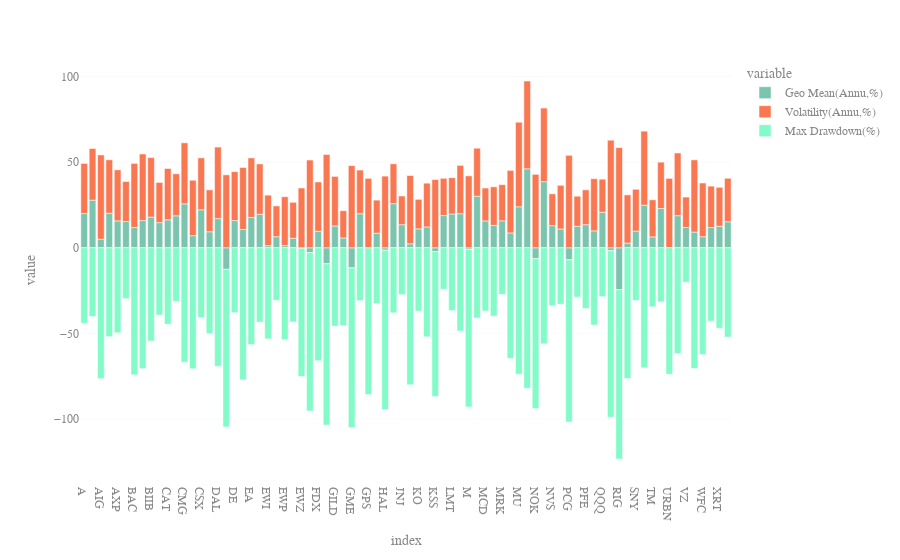

Here is the notebook cell this chart was saved with:
### Code cell
# Output summary statistics information:
# Calculate and show the Mean, Geometric Mean, and Standard Deviation, Sharpe Ratio, Maximum Drawdown (with 2 decimals)
n_dec = 2
SumStat = pd.DataFrame(index = data_train.columns)
SumStat['Geo Mean(Annu,%)'] = np.round( data_train.apply(ann_geo_mean)*100, n_dec)
SumStat['Volatility(Annu,%)'] = np.round( ann_std(data_train.std())*100 , n_dec)
SumStat['Sharpe Ratio (Annu)'] = np.round( data_train.apply(ann_sr) , n_dec)
SumStat['Max Drawdown(%)'] = np.round(data_train.apply(mdd)*100, n_dec)
display(SumStat)
sumstat_fig = px.bar(SumStat.drop(columns='Sharpe Ratio (Annu)'))
sumstat_fig.show()

### Figure 1 — Plotly figure (JSON) as saved in the notebook; plotly's stock layout.template omitted (floating-point values rounded to 4 significant figures)
{"data": [{"alignmentgroup": "True", "hovertemplate": "variable=Geo Mean(Annu,%)<br>index=%{x}<br>value=%{y}<extra></extra>", "legendgroup": "Geo Mean(Annu,%)", "marker": {"color": "#7bc5af", "pattern": {"shape": ""}}, "name": "Geo Mean(Annu,%)", "offsetgroup": "Geo Mean(Annu,%)", "orientation": "v", "showlegend": true, "textposition": "auto", "type": "bar", "x": ["A", "ADBE", "AIG", "ATVI", "AXP", "AZN", "BAC", "BIDU", "BIIB", "BMY", "CAT", "CMCSA", "CMG", "COP", "CSX", "CVS", "DAL", "DB", "DE", "DISH", "EA", "EBAY", "EWI", "EWJ", "EWP", "EWU", "EWZ", "FCX", "FDX", "FSLR", "GILD", "GLD", "GME", "GOOGL", "GPS", "GSK", "HAL", "HD", "JNJ", "JWN", "KO", "KR", "KSS", "LLY", "LMT", "LOW", "M", "MA", "MCD", "MDT", "MRK", "MS", "MU", "NFLX", "NOK", "NVDA", "NVS", "ORCL", "PCG", "PEP", "PFE", "QCOM", "QQQ", "RAD", "RIG", "SLV", "SNY", "STX", "TM", "TXN", "URBN", "VMW", "VZ", "WDC", "WFC", "XLF", "XRT", "YUM"], "xaxis": "x", "y": [19.96, 27.78, 5, 20.15, 15.7, 15.33, 11.84, 15.88, 17.9, 14.68, 16.32, 18.65, 25.66, 7.06, 22.17, 9.35, 17.02, -12.58, 15.86, 10.67, 17.69, 19.56, 1.23, 6.46, 1.25, 5.53, -0.27, -2.81, 9.62, -9.32, 12.73, 5.71, -11.73, 19.86, -0.12, 8.51, -1.46, 25.74, 13.47, 2.31, 11.05, 12.17, -2.23, 18.79, 19.73, 19.88, -0.96, 30.09, 15.68, 13.04, 15.74, 8.66, 23.94, 46.08, -6.32, 38.58, 12.92, 10.97, -7.02, 12.53, 13.47, 9.87, 20.74, -1.67, -24.45, 2.75, 9.78, 24.85, 6.35, 22.95, 0.14, 18.73, 11.82, 9.16, 6.46, 11.81, 12.57, 15.19], "yaxis": "y"}, {"alignmentgroup": "True", "hovertemplate": "variable=Volatility(Annu,%)<br>index=%{x}<br>value=%{y}<extra></extra>", "legendgroup": "Volatility(Annu,%)", "marker": {"color": "#fa7851", "pattern": {"shape": ""}}, "name": "Volatility(Annu,%)", "offsetgroup": "Volatility(Annu,%)", "orientation": "v", "showlegend": true, "textposition": "auto", "type": "bar", "x": ["A", "ADBE", "AIG", "ATVI", "AXP", "AZN", "BAC", "BIDU", "BIIB", "BMY", "CAT", "CMCSA", "CMG", "COP", "CSX", "CVS", "DAL", "DB", "DE", "DISH", "EA", "EBAY", "EWI", "EWJ", "EWP", "EWU", "EWZ", "FCX", "FDX", "FSLR", "GILD", "GLD", "GME", "GOOGL", "GPS", "GSK", "HAL", "HD", "JNJ", "JWN", "KO", "KR", "KSS", "LLY", "LMT", "LOW", "M", "MA", "MCD", "MDT", "MRK", "MS", "MU", "NFLX", "NOK", "NVDA", "NVS", "ORCL", "PCG", "PEP", "PFE", "QCOM", "QQQ", "RAD", "RIG", "SLV", "SNY", "STX", "TM", "TXN", "URBN", "VMW", "VZ", "WDC", "WFC", "XLF", "XRT", "YUM"], "xaxis": "x", "y": [29.28, 30.15, 49.18, 31.19, 29.78, 23.33, 37.4, 38.86, 34.73, 23.43, 29.95, 24.54, 35.6, 32.34, 30.31, 24.46, 41.76, 42.57, 28.58, 36.19, 34.76, 29.36, 29.49, 17.98, 28.54, 20.99, 34.9, 51.21, 28.79, 54.45, 28.92, 15.92, 47.95, 25.49, 40.52, 19.29, 41.82, 23.27, 16.73, 39.87, 17.21, 25.53, 39.82, 21.74, 21.16, 28.19, 41.98, 28.02, 19.17, 22.55, 21.1, 36.49, 49.33, 51.26, 42.86, 42.96, 18.56, 25.47, 53.95, 17.56, 20.34, 30.45, 19.3, 62.79, 58.47, 28.12, 24.35, 43.21, 21.63, 27.01, 40.35, 36.59, 17.78, 42.14, 31.33, 24.16, 22.72, 25.36], "yaxis": "y"}, {"alignmentgroup": "True", "hovertemplate": "variable=Max Drawdown(%)<br>index=%{x}<br>value=%{y}<extra></extra>", "legendgroup": "Max Drawdown(%)", "marker": {"color": "#83fbc8", "pattern": {"shape": ""}}, "name": "Max Drawdown(%)", "offsetgroup": "Max Drawdown(%)", "orientation": "v", "showlegend": true, "textposition": "auto", "type": "bar", "x": ["A", "ADBE", "AIG", "ATVI", "AXP", "AZN", "BAC", "BIDU", "BIIB", "BMY", "CAT", "CMCSA", "CMG", "COP", "CSX", "CVS", "DAL", "DB", "DE", "DISH", "EA", "EBAY", "EWI", "EWJ", "EWP", "EWU", "EWZ", "FCX", "FDX", "FSLR", "GILD", "GLD", "GME", "GOOGL", "GPS", "GSK", "HAL", "HD", "JNJ", "JWN", "KO", "KR", "KSS", "LLY", "LMT", "LOW", "M", "MA", "MCD", "MDT", "MRK", "MS", "MU", "NFLX", "NOK", "NVDA", "NVS", "ORCL", "PCG", "PEP", "PFE", "QCOM", "QQQ", "RAD", "RIG", "SLV", "SNY", "STX", "TM", "TXN", "URBN", "VMW", "VZ", "WDC", "WFC", "XLF", "XRT", "YUM"], "xaxis": "x", "y": [-44.09, -40.07, -76.42, -51.9, -49.64, -29.71, -74.2, -70.56, -54.47, -39.3, -44.63, -31.3, -66.83, -70.66, -40.71, -50.09, -69.18, -91.98, -37.91, -77.14, -56.55, -43.41, -53.2, -30.69, -53.53, -43.33, -74.86, -92.44, -65.97, -94.18, -45.74, -45.56, -93.21, -30.87, -85.61, -32.56, -92.99, -37.99, -27.37, -80, -36.99, -52, -84.54, -24.24, -36.67, -48.63, -91.94, -41, -36.9, -39.88, -27.26, -64.6, -73.8, -81.99, -87.46, -56.04, -33.83, -32.97, -94.65, -28.82, -35.43, -45.08, -28.56, -97.22, -98.86, -76.28, -30.79, -70.05, -34.45, -31.57, -73.8, -61.75, -20.11, -70.49, -62.28, -42.86, -47.02, -52.17], "yaxis": "y"}], "layout": {"barmode": "relative", "legend": {"title": {"text": "variable"}, "tracegroupgap": 0}, "margin": {"t": 60}, "xaxis": {"anchor": "y", "domain": [0, 1], "title": {"text": "index"}}, "yaxis": {"anchor": "x", "domain": [0, 1], "title": {"text": "value"}}}}
